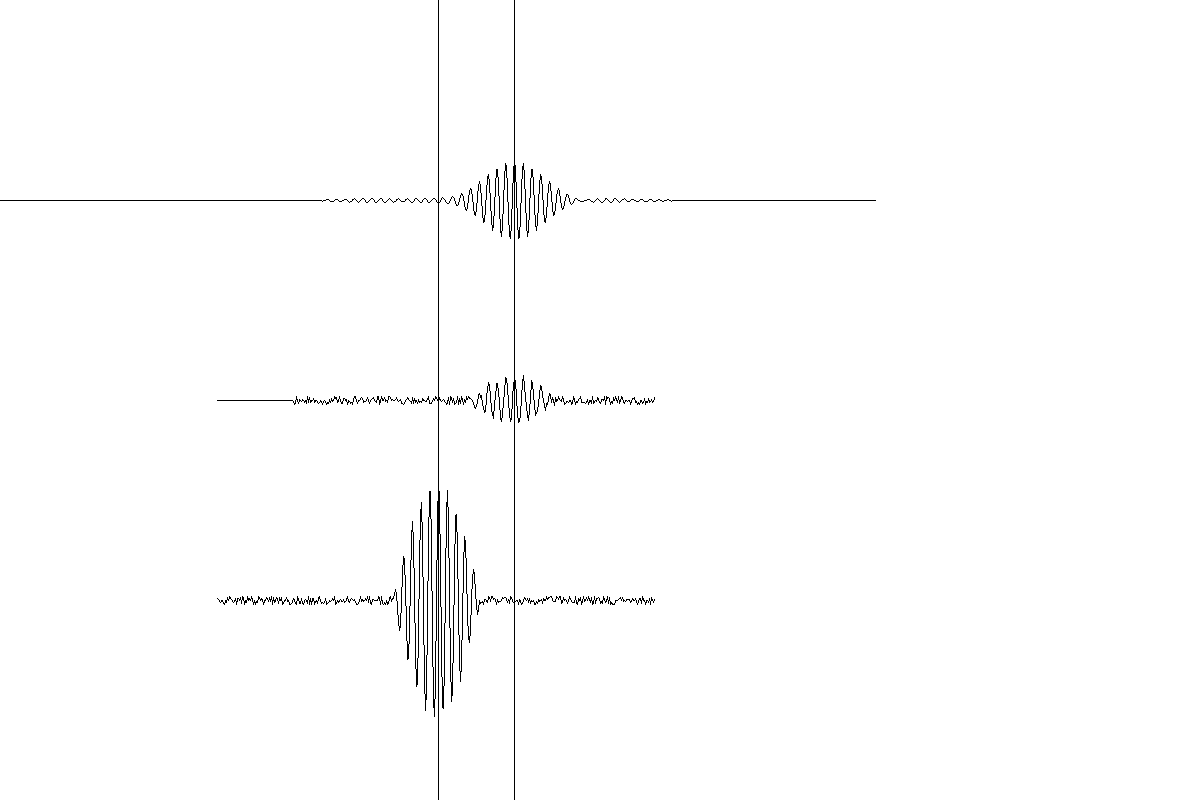
Frame 1 (no input)
Frame 60 (the mouse pressed at the canvas centre just before this capture): identical to frame 1, image omitted
Frame 120 (the mouse held since frame 60 and released just before this capture): identical to frame 1, image omitted

The Processing sketch that drew this single still picture (run headless with seeded random() and noise(); from frame 60 on, the mouse is pressed at the canvas centre):

// Processing sketch: plt2D
// ── plt2D.pde
Boolean once = true;

float[] cross = {
  0, 0, 0, 0, 0, 0, 0, 0, 0, 0, 0, 0, 0, 0, 0, 0, 0, 0, 0, 0, 0, 0, 0, 0, 0, 0, 0, 0, 0, 0, 0, 0, 0, 0, 0, 0, 0, 0, 0, 0, 0, 0, 0, 0, 0, 0, 0, 0, 0, 0, 0, 0, 0, 0, 0, 0, 0, 0, 0, 0, 0, 0, 0, 0, 0, 0, 0, 0, 0, 0, 0, 0, 0, 0, 0, 0, 0, -2, 0, 6, 2, -13, 5, 23, -17, 6, 16, 6, 11, -15, -15, 20, 2, -34, 27, 11, 32, -48, 13, 19, -20, -4, 7, 15, -49, 30, -11, 35, -2, -12, -15, 16, 13, -18, -12, 18, 12, -35, 60, 55, 16, 7, -19, 55, -81, 42, -20, 29, -18, -28, 63, 28, -6, -43, 2, -18, -32, -63, 21, -49, 44, -41, 63, 3, 25, -42, -7, 6, -10, 59, 18, 99, 37, -14, 95, 7, -8, -16, -17, 15, 2, -103, -32, -65, 18, 89, -53, -15, -55, -72, -2, 38, -46, -17, -25, 23, 29, -8, 20, -39, -8, -101, -104, 49, 46, -67, -25, 22, 38, 45, -2, -29, -70, 9, 103, 45, -8, -78, -26, 4, -154, -30, 39, 6, -7, -65, -31, -41, -17, -34, -85, -9, 69, -11, 4, -102, -108, 5, 83, -68, -112, -27, 48, 99, 84, 36, 51, 7, 70, -39, 58, 66, -60, 4, 0, 19, 37, -1, -141, -37, 45, 40, -24, 74, -48, 6, 159, 38, 84, 43, -27, 3, -82, 118, -72, 92, 11, -74, -245, -82, -124, -78, 255, 165, 103, -35, -165, -194, -190, -85, 236, 270, 390, 228, -40, -233, -419, -227, -91, 286, 383, 422, 290, -26, -461, -510, -231, -19, 468, 319, 352, -186, -397, -743, -620, -229, 12, 564, 594, 448, 10, -372, -576, -432, -149, 307, 643, 611, 651, 109, -256, -447, -575, -412, -203, -10, 222, 558, 594, 340, -1, -378, -764, -725, -474, 394, 964, 1193, 890, 57, -792, -1279, -1484, -838, 358, 1351, 1906, 1322, 44, -1107, -1973, -1611, -642, 709, 1868, 2036, 1344, -108, -1547, -2324, -1968, -871, 835, 2049, 2285, 1364, -235, -1777, -2448, -1807, -353, 1585, 2779, 2468, 1069, -846, -2411, -3017, -1942, -165, 1698, 2992, 2624, 984, -1287, -2591, -2914, -1935, 470, 2001, 2961, 2660, 605, -1368, -2732, -2684, -1304, 667, 2230, 2672, 1800, 213, -1613, -2532, -2147, -876, 865, 2216, 2309, 1561, 406, -1365, -2142, -2146, -994, 771, 1830, 2600, 1620, 85, -1639, -2725, -2467, -762, 1031, 2598, 2659, 1578, -126, -2154, -2806, -2258, -479, 1336, 2956, 2806, 1254, -826, -2791, -3256, -2168, 148, 2190, 3490, 2920, 1215, -971, -2797, -3449, -2534, -27, 2309, 3861, 3596, 1757, -957, -3382, -4644, -3990, -1715, 1802, 4473, 6084, 4925, 1106, -3475, -7390, -7981, -4851, 1312, 7404, 11129, 9547, 2679, -5850, -13119, -14423, -8671, 2362, 13288, 18637, 15504, 3927, -10801, -21672, -22451, -11643, 5714, 21912, 28628, 21139, 2128, -19644, -33086, -30862, -12531, 13027, 34093, 39076, 24756, -2965, -30674, -44710, -36726, -9915, 23214, 46514, 46693, 23949, -11937, -42903, -53636, -37967, -2471, 34722, 55794, 49410, 18208, -22459, -52878, -57036, -33204, 7263, 44623, 59741, 45443, 9009, -32090, -56721, -53578, -24112, 16530, 48807, 56189, 35937, -1322, -36859, -53721, -44023, -13128, 22959, 46496, 46841, 24281, -8990, -36238, -45117, -31723, -3777, 24493, 39532, 34676, 13720, -12569, -31019, -33385, -19858, 2088, 21379, 28892, 22187, 5695, -12034, -22342, -21125, -10177, 4404, 15527, 17927, 12165, 1176, -8721, -13529, -11470, -4627, 3623, 8758, 9245, 5632, -6, -4385, -6148, -4566, -1616, 1276, 3021, 2900, 1821, 465, -496, -917, -965, -1244, -1147, -681, 42, 673, 1838, 1736, 1266, -95, -1379, -2199, -2288, -951, 483, 2049, 2491, 2022, 44, -1409, -2453, -2536, -1103, 617, 2262, 2676, 1897, 23, -1633, -2767, -2570, -942, 888, 2463, 2764, 1599, -267, -1766, -2487, -2145, -600, 1294, 2220, 2272, 972, -381, -1670, -2098, -1454, -241, 1510, 2038, 2007, 554, -614, -1844, -2073, -1179, 108, 1389, 1784, 1228, 371, -801, -1485, -1345, -813, 411, 1187, 1326, 890, -84, -806, -1290, -982, -293, 504, 834, 976, 489, -94, -891, -913, -606, -146, 642, 865, 925, 59, -338, -872, -749, -429, 233, 638, 545, 477, -49, -536, -494, -280, 150, 363, 519, 450, 158, -235, -492, -477, -273, -108, 470, 569, 434, 156, -178, -445, -358, -107, 33, 147, 348, 544, 38, 9, -291, -362, -271, -146, 240, 295, 295, 269, 24, -192, -294, -10, -113, 92, 254, 26, 206, 33, 6, -155, -76, -43, -188, -8, 32, 200, 305, -1, 95, -41, -188, -215, -107, 116, 91, 236, 148, -63, -124, -175, -181, -24, 93, 151, 99, 131, 90, 47, -69, -223, -143, -96, 26, 199, 67, 76, -46, -19, -123, -53, 134, -54, 1, 62, -8, 10, -77, 49, 62, -62, 43, -30, 72, 8, 55, -13, -39, 58, 7, 114, -3, 45, 62, -69, 50, -33, -35, 95, 1, 99, -77, -19, -6, 2, 13, 15, 41, -31, -31, 74, -33, -10, -33, 9, -83, 34, -7, 98, -41, -30, -5, -18, -8, -44, -2, -7, 9, -13, 46, -3, -46, 5, -12, 4, 9, 12, -4, -38, -3, -8, -48, -14, -36, -2, -27, 14, 43, 9, 30, -11, -53, -9, -63, 17, -17, 5, 18, 5, 19, 27, -22, 38, -17, 3, 0, 12, 0, 4, 15, 15, -12, 8, -7, -8, -2, 3, -5, -8, 1, 6
};

float[] sin1 = {
  0, 0, 0, 0, 0, 0, 0, 0, 0, 0, 0, 0, 0, 0, 0, 0, 0, 0, 0, 0, 0, 0, 0, 0, 0, 0, 0, 0, 0, 0, 0, 0, 0, 0, 0, 0, 0, 0, 0, 0, 0, 0, 0, 0, 0, 0, 0, 0, 0, 0, 0, 0, 0, 0, 0, 0, 0, 0, 0, 0, 0, 0, 0, 0, 0, 0, 0, 0, 0, 0, 0, 0, 0, 0, 0, 0, -2, -4, -2, 4, -1, -3, 1, 0, -1, 1, 0, -2, 0, -3, 4, -2, 3, -2, 0, 0, 2, -2, 0, 0, -2, -3, -2, 0, -2, -4, -1, 0, -2, -4, -2, -3, 1, -2, 2, -1, 0, 4, 2, 3, -2, 0, 4, -1, -3, -3, 2, 2, 0, 1, -4, 0, -1, -3, -2, -4, 2, 4, 4, -1, -3, 0, 0, 2, 3, 2, -2, -1, -1, 0, 3, 0, -3, 0, 1, 2, 3, 0, -1, -2, 4, 4, -4, -1, 4, 0, 0, 3, -1, 0, -2, 4, 4, 3, 0, 1, 0, 0, 1, 3, 0, -1, 0, 1, -3, -3, -4, -3, 0, 1, 3, 1, 0, -1, -3, 3, -3, 2, -2, 0, -3, 1, -2, -1, -2, 2, 0, 0, -1, -1, 2, 4, -3, -3, -3, 0, 2, 0, 4, 3, 0, -2, 3, 0, -1, 0, 1, -1, -2, -4, -2, 3, -4, 4, 3, -2, 2, -4, -3, -2, 4, -4, 2, -3, 4, 0, -4, 1, -2, 4, 1, 4, 2, 2, 1, 0, -3, -7, -8, -4, -3, 6, 7, 3, 5, -4, -8, -12, -11, 3, 12, 18, 14, 4, -9, -14, -18, -2, 3, 17, 17, 7, 0, -19, -21, -13, -1, 8, 23, 22, 12, -1, -15, -21, -18, 2, 18, 20, 20, 3, -14, -22, -21, -13, 3, 18, 25, 13, 3, -7, -15, -20, -9, 2, 20, 16, 6, -5, -15, -12, -11, -2, 6, 15, 14, 5, 0, -5, -10, -3, -4, 2, 7, 5, -2, 3, 0, -5, 3, -1, 0, 4, 1, 0, -1, 4, 0, -4, -3, -1, -1, -2, 0, 0, -4, -2, 4, 0, -4, -1, -2, 1, 2, 4, -2, -2, -2, -2, -3, -2, 1, -4, 0, 0, -3, 4, -3, -1, 0, -1, 3, 1, -2, -3, 1, 1, 0, 4, -4, 4, 2, 3, 1, -4, -1, -3, 3, 0, 4, 0, -2, 4, -3, 0, 4, 3, -2, -3, 0, 0, -1, 0, 0, -4, 0, 2, 2, 3, -2, -1, -4, -2, -4, 0, 0, -3, -2, 2, -4, -1, -2, 2, -2, -1, 1, -2, -1, 3
};
float[] sin2 = {
  2, 1, -1, -2, 0, 0, -3, -4, 0, -2, 3, 0, 4, 2, 1, -1, -2, 0, 2, -4, 2, 2, 0, 3, -3, 4, 2, -4, 0, -2, 4, 0, 2, 0, 4, 1, -4, 0, -4, -1, -2, 4, 3, 0, 2, 1, -4, 0, 0, 3, 1, -1, 3, -1, 4, -4, 3, -2, 0, 3, 2, -3, 3, 0, 3, -4, -2, 0, 0, 3, -1, 0, -4, -4, -3, -1, 2, 0, -3, -4, 4, 1, -3, -3, 2, -3, -4, 0, 1, 0, -3, 4, -4, 2, -4, 2, 2, -4, -1, 0, -3, 3, 4, -1, -3, -2, -3, -2, 2, -4, -3, -2, 0, -1, 0, 2, 0, 4, -4, -2, 0, -2, 0, 1, -1, -1, 1, -2, -1, 1, 4, -1, -2, 1, 2, 1, 0, 1, -2, -4, -4, -2, 0, 4, -1, 1, -1, 0, 2, 0, 4, -2, 4, -3, -4, 1, 1, 0, 0, 0, 0, 4, 2, -4, 4, -3, -4, -2, -4, 0, -4, -3, 3, 4, -1, 2, 2, 7, 11, 6, -8, -22, -30, -24, -1, 28, 44, 41, 10, -22, -59, -57, -29, 18, 63, 79, 58, 6, -51, -86, -83, -32, 36, 85, 98, 59, -12, -78, -110, -89, -19, 59, 109, 109, 53, -34, -99, -116, -81, 1, 80, 119, 99, 33, -46, -107, -108, -62, 18, 87, 110, 77, 8, -63, -101, -89, -36, 28, 85, 86, 51, -9, -61, -81, -61, -18, 33, 64, 56, 28, -15, -37, -42, -29, 1, 23, 31, 25, 7, -5, -14, -8, 0, -3, -2, -1, -4, 1, 1, -1, -2, 4, 3, -1, 4, 4, 1, 2, 0, -4, 1, -2, -1, -1, 1, 3, 2, 3, 3, 1, -2, 1, -3, 4, 3, -1, -2, 0, -1, 0, 0, -4, 1, -1, -4, -2, 0, 3, 1, 0, 2, -2, 2, -3, 0, -1, 0, -4, -4, -1, -3, 1, -1, 0, 1, -3, 2, 0, 0, 4, 1, 3, 3, 4, 4, 0, -1, -1, -1, 4, 3, 1, 4, 4, -3, -1, 3, 0, 1, 0, -3, 0, 4, 1, -1, -2, -2, -2, 4, -3, -4, 2, 0, 3, -4, 0, 4, -1, 0, 3, 0, 4, 1, -2, 3, -4, -2, 4, -3, 2, 2, 3, 1, -3, -1, -3, 4, 0, -2, -1, 4, -3, 3, -4, -2, -4, -4, -4, 0, 0, 0, 1, 2, 3, 0, 3, -1, 0, -1, 1, 1, 1, 1, -2, -1, 2, 0, 0, 2, -2, -4, 0, 2, 2, -3, 4, 0, 0, -4, 0, 0, -2, 2, -4, 3, 0, -2, 1
};

int c = 217;
int lin = 514;
void setup() {
  size(1200, 800);
  noSmooth();
}


void draw() {  //plots signals from 3 top arrays, currently showing cross correlation of signals with different intensities
  background(255);
    for (int i = 0; i<cross.length; i++) {
      if (i!=0)
        line((i-1), 200-cross[i-1]/1500, i, 200-cross[i]/1500);
      if (i<sin1.length && i!=0) {
        //line((i-1)+c, 200-cross[i-1], i+c, 200-cross[i]);
        line((i-1)+c, 400-sin1[i-1], i+c, 400-sin1[i]);
        line((i-1)+c, 600-sin2[i-1], i+c, 600-sin2[i]);
      }
    }
    once = false;
    line(cross.length/2, 0, cross.length/2, height);
    line(lin, 0, lin, height);
}


void mouseWheel(MouseEvent event) { //Used when comparasion is needed
  c -= event.getCount();
  println(c);
}
